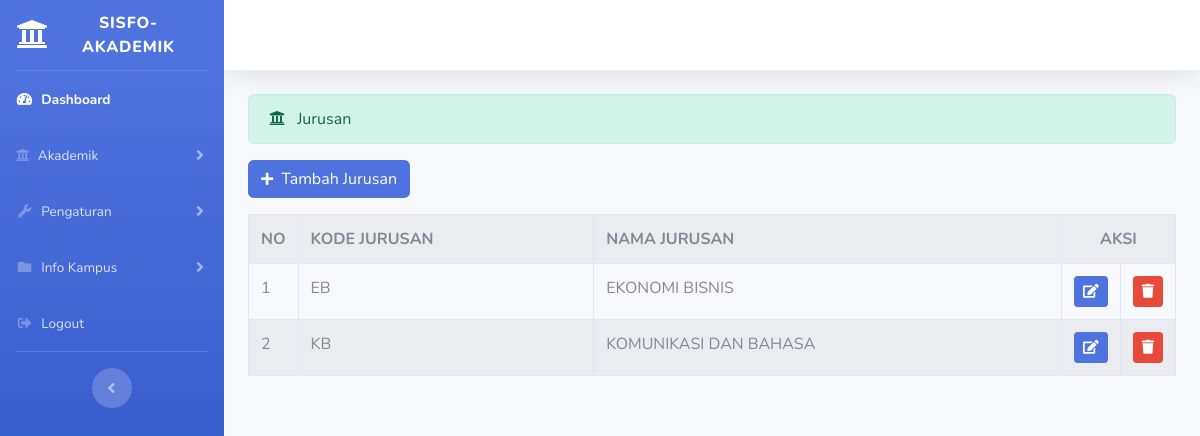
/index.php/administrator/jurusan, run on the app's committed database.
### tables this page shows
CREATE TABLE `jurusan` (
  `id_jurusan` int(11) NOT NULL,
  `kode_jurusan` varchar(3) NOT NULL,
  `nama_jurusan` varchar(25) NOT NULL
);

### application/controllers/administrator/jurusan.php (called while the page is built, shortened)
<?php
class Jurusan extends CI_Controller {
	public function index()
	{
        $data['jurusan'] = $this->jurusan_model->tampil_data()->result();
		$this->load->view('templates_administrator/header');
        $this->load->view('templates_administrator/sidebar');
        $this->load->view('administrator/jurusan', $data);
        $this->load->view('templates_administrator/footer');
    }
}

### index.php (called while the page is built, shortened)
<?php
require_once BASEPATH.'core/CodeIgniter.php';

### application/models/jurusan_model.php (called while the page is built, shortened)
<?php
class Jurusan_model extends CI_Model {
    public function tampil_data()
    {
        return $this->db->get('jurusan');
    }
}

### application/views/administrator/jurusan.php (the view, shortened to what this page needs)
<div class="container-fluid">
    <div class="alert alert-success" role="alert">
    <i class="fas fa-university mr-2"></i> Jurusan
    </div>
    <?= anchor('administrator/jurusan/input', '<button class="btn btn-primary"><i class="fas fa-plus fa-sm mr-2"></i>Tambah Jurusan</button>'); ?>
    <table class="table table-bordered table-striped table-hover mt-3">
        <tr>
            <th>NO</th>
            <th>KODE JURUSAN</th>
            <th>NAMA JURUSAN</th>
            <th colspan="2" class="text-center">AKSI</th>
        </tr>
        <?php $no = 1; ?>
        <?php foreach ($jurusan as $jrs) : ?>
            <tr>
                <td width="20px"><?= $no ?></td>
                <td><?= $jrs->kode_jurusan ?></td>
                <td><?= $jrs->nama_jurusan ?></td>
                <td width="20px"><?= anchor('administrator/jurusan/update/'.$jrs->id_jurusan, '<div class="btn btn-sm btn-primary"><i class="fa fa-edit"><i></div>'); ?></td>
                <td width="20px"><?= anchor('administrator/jurusan/delete/'.$jrs->id_jurusan, '<div class="btn btn-sm btn-danger"><i class="fa fa-trash"><i></div>'); ?></td>
            </tr>
            <?php $no++; ?>
        <?php endforeach; ?>
    </table>
</div>

### data on the page
jurusan: kode_jurusan "EB", nama_jurusan "EKONOMI BISNIS"
jurusan: kode_jurusan "KB", nama_jurusan "KOMUNIKASI DAN BAHASA"
